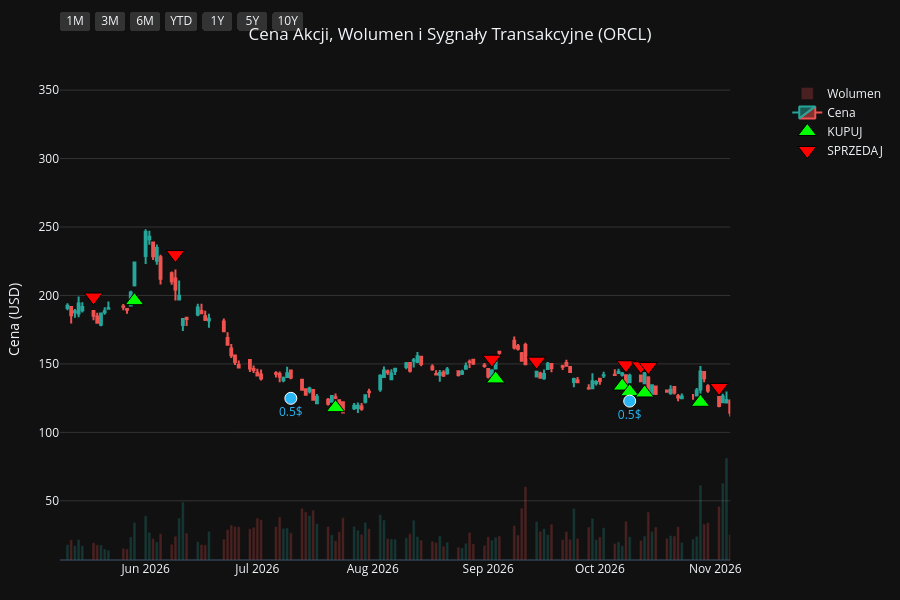
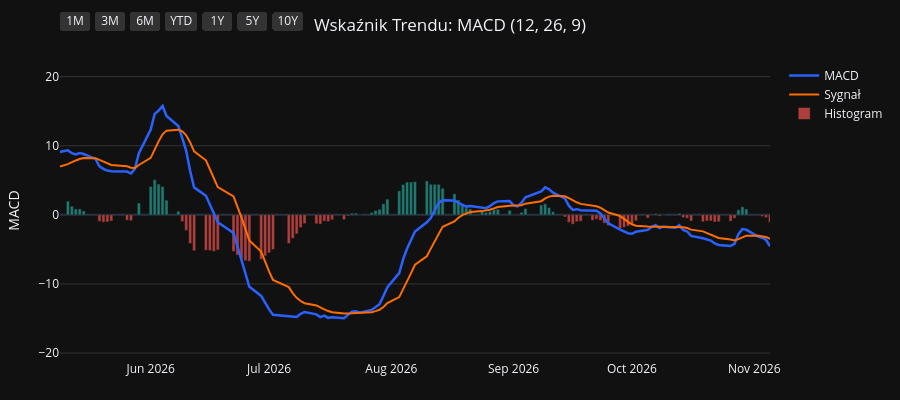
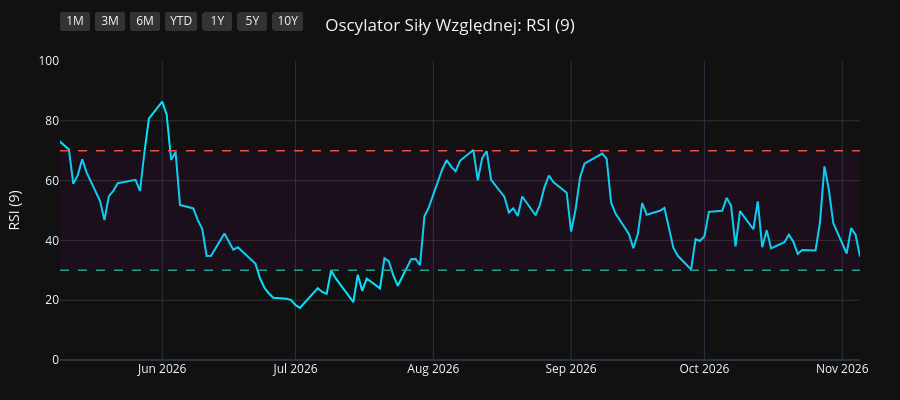
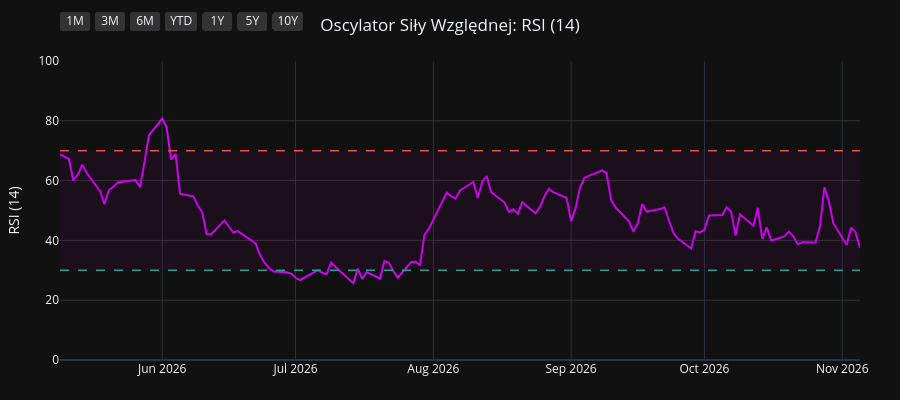

Write notebook code for charts like these, in order.
### Code cell
import os
import yfinance as yf
import pandas as pd
import pandas_ta as ta
import plotly.graph_objects as go
from plotly.subplots import make_subplots

# 1. Pobranie i przygotowanie danych
symbol = os.environ.get("STOCK_TICKER", "").strip().upper()
if not symbol:
    raise RuntimeError("Set STOCK_TICKER before running price_extractor.ipynb")
df = yf.Ticker(symbol).history(period="10y")
df.index = df.index.tz_localize(None)

# Wskaźniki i sygnały
df.ta.macd(fast=12, slow=26, signal=9, append=True)
df.ta.rsi(length=9, append=True)
df.ta.rsi(length=14, append=True)
df.ta.rsi(length=21, append=True)
df.dropna(inplace=True)

macd = df['MACD_12_26_9']
signal = df['MACDs_12_26_9']
wczorajszy_macd = macd.shift(1)
wczorajszy_signal = signal.shift(1)

df['Decyzja'] = 'BRAK'
df.loc[(macd > signal) & (wczorajszy_macd <= wczorajszy_signal), 'Decyzja'] = 'KUPUJ'
df.loc[(macd < signal) & (wczorajszy_macd >= wczorajszy_signal), 'Decyzja'] = 'SPRZEDAJ'

df_kupuj = df[df['Decyzja'] == 'KUPUJ']
df_sprzedaj = df[df['Decyzja'] == 'SPRZEDAJ']
df_dywidendy = df[df['Dividends'] > 0]
df_splity = df[df['Stock Splits'] > 0]

# Wspólna konfiguracja osi X
konfiguracja_osi_x = dict(
    type="date",
    showspikes=True, spikemode="across", spikesnap="cursor", spikedash="dot", spikecolor="#ffffff", spikethickness=1, hoverformat="%Y-%m-%d",
    rangeselector=dict(
        buttons=list([
            dict(count=1, label="1M", step="month", stepmode="backward"),
            dict(count=3, label="3M", step="month", stepmode="backward"),
            dict(count=6, label="6M", step="month", stepmode="backward"),
            dict(count=1, label="YTD", step="year", stepmode="todate"),
            dict(count=1, label="1Y", step="year", stepmode="backward"),
            dict(count=5, label="5Y", step="year", stepmode="backward"),
            dict(step="all", label="10Y")
        ]),
        bgcolor="#333333", activecolor="#2962ff", x=0, y=1.1
    )
)

# ==========================================
# WYKRES 1: CENA + WOLUMEN + SYGNAŁY
# ==========================================
fig1 = make_subplots(specs=[[{"secondary_y": True}]])

kolory_wolumenu = ['#26a69a' if row['Close'] >= row['Open'] else '#ef5350' for index, row in df.iterrows()]
fig1.add_trace(go.Bar(x=df.index, y=df['Volume'], marker_color=kolory_wolumenu, opacity=0.25, name='Wolumen'), secondary_y=True)
fig1.add_trace(go.Candlestick(x=df.index, open=df['Open'], high=df['High'], low=df['Low'], close=df['Close'], name='Cena', increasing_line_color='#26a69a', decreasing_line_color='#ef5350'), secondary_y=False)
fig1.add_trace(go.Scatter(x=df_kupuj.index, y=df_kupuj['Low'] * 0.95, customdata=df_kupuj[['Low', 'High']], mode='markers', marker=dict(symbol='triangle-up', size=16, color='#00ff00', line=dict(width=1, color='black')), name='KUPUJ', hovertemplate='KUPUJ<br>Najniższa: %{customdata[0]:.2f}<br>Najwyższa: %{customdata[1]:.2f}<extra></extra>'), secondary_y=False)
fig1.add_trace(go.Scatter(x=df_sprzedaj.index, y=df_sprzedaj['High'] * 1.05, customdata=df_sprzedaj[['Low', 'High']], mode='markers', marker=dict(symbol='triangle-down', size=16, color='#ff0000', line=dict(width=1, color='black')), name='SPRZEDAJ', hovertemplate='SPRZEDAJ<br>Najniższa: %{customdata[0]:.2f}<br>Najwyższa: %{customdata[1]:.2f}<extra></extra>'), secondary_y=False)

if not df_dywidendy.empty:
    fig1.add_trace(go.Scatter(x=df_dywidendy.index, y=df_dywidendy['Low'] * 0.90, mode='markers+text', marker=dict(symbol='circle', size=12, color='#29b6f6', line=dict(width=1, color='white')), text=df_dywidendy['Dividends'].apply(lambda x: f"{x}$"), textposition="bottom center", name='Dywidenda', showlegend=False, hovertemplate='Dywidenda: %{text}<extra></extra>', textfont=dict(color="#29b6f6")), secondary_y=False)
if not df_splity.empty:
                    fig1.add_trace(go.Scatter(x=df_splity.index, y=df_splity['High'], mode='markers+text', marker=dict(symbol='star', size=16, color='#ffee58', line=dict(width=1, color='black')), text=df_splity['Stock Splits'].apply(lambda x: f"{x:g}:1" if x >= 1 else f"1:{1 / x:g}"), textposition="top center", name='Split', hovertemplate='%{text}<extra></extra>', textfont=dict(color="#ffee58")), secondary_y=False)

fig1.update_layout(title=dict(text=f"Cena Akcji, Wolumen i Sygnały Transakcyjne ({symbol})", x=0.5, xanchor='center'), dragmode='pan', xaxis_rangeslider_visible=False, template='plotly_dark', height=600, hovermode='x unified', margin=dict(l=60, r=40, t=60, b=40))
fig1.update_xaxes(**konfiguracja_osi_x)
fig1.update_xaxes(range=[df.index.max() - pd.Timedelta(days=180), df.index.max()])
fig1.update_yaxes(title_text="Cena (USD)", secondary_y=False, gridcolor='#333333')
fig1.update_yaxes(range=[0, df['Volume'].max() * 4], showgrid=False, showticklabels=False, secondary_y=True)
fig1.show(config={'scrollZoom': True})

# ==========================================
# WYKRES 2: WSKAŹNIK MACD
# ==========================================
fig2 = go.Figure()
fig2.add_trace(go.Scatter(x=df.index, y=df['MACD_12_26_9'], line=dict(color='#2962ff', width=2.5), name='MACD'))
fig2.add_trace(go.Scatter(x=df.index, y=df['MACDs_12_26_9'], line=dict(color='#ff6d00', width=2), name='Sygnał'))
kolory_macd = ['#26a69a' if val >= 0 else '#ef5350' for val in df['MACDh_12_26_9']]
fig2.add_trace(go.Bar(x=df.index, y=df['MACDh_12_26_9'], marker_color=kolory_macd, name='Histogram', opacity=0.7))
fig2.update_layout(title=dict(text="Wskaźnik Trendu: MACD (12, 26, 9)", x=0.5, xanchor='center'), dragmode='pan', xaxis_rangeslider_visible=False, template='plotly_dark', height=400, hovermode='x unified', margin=dict(l=60, r=40, t=60, b=40))
fig2.update_xaxes(**konfiguracja_osi_x)
fig2.update_xaxes(range=[df.index.max() - pd.Timedelta(days=180), df.index.max()])
fig2.update_yaxes(title_text="MACD", gridcolor='#333333')
fig2.show(config={'scrollZoom': True})

# ==========================================
# WYKRES 3: OSCYLATOR RSI (9)
# ==========================================
fig3 = go.Figure()
fig3.add_trace(go.Scatter(x=df.index, y=df['RSI_9'], line=dict(color='#00e5ff', width=2), name='RSI (9)'))
fig3.add_hline(y=70, line_dash="dash", line_color="#ef5350", line_width=1.5)
fig3.add_hline(y=30, line_dash="dash", line_color="#26a69a", line_width=1.5)
fig3.add_hrect(y0=30, y1=70, line_width=0, fillcolor="purple", opacity=0.1)
fig3.update_layout(title=dict(text="Oscylator Siły Względnej: RSI (9)", x=0.5, xanchor='center'), dragmode='pan', xaxis_rangeslider_visible=False, template='plotly_dark', height=400, hovermode='x unified', margin=dict(l=60, r=40, t=60, b=40))
fig3.update_xaxes(**konfiguracja_osi_x)
fig3.update_xaxes(range=[df.index.max() - pd.Timedelta(days=180), df.index.max()])
fig3.update_yaxes(title_text="RSI (9)", range=[0, 100], gridcolor='#333333')
fig3.show(config={'scrollZoom': True})

# ==========================================
# WYKRES 4: OSCYLATOR RSI (14)
# ==========================================
fig4 = go.Figure()
fig4.add_trace(go.Scatter(x=df.index, y=df['RSI_14'], line=dict(color='#d500f9', width=2), name='RSI (14)'))
fig4.add_hline(y=70, line_dash="dash", line_color="#ef5350", line_width=1.5)
fig4.add_hline(y=30, line_dash="dash", line_color="#26a69a", line_width=1.5)
fig4.add_hrect(y0=30, y1=70, line_width=0, fillcolor="purple", opacity=0.1)
fig4.update_layout(title=dict(text="Oscylator Siły Względnej: RSI (14)", x=0.5, xanchor='center'), dragmode='pan', xaxis_rangeslider_visible=False, template='plotly_dark', height=400, hovermode='x unified', margin=dict(l=60, r=40, t=60, b=40))
fig4.update_xaxes(**konfiguracja_osi_x)
fig4.update_xaxes(range=[df.index.max() - pd.Timedelta(days=180), df.index.max()])
fig4.update_yaxes(title_text="RSI (14)", range=[0, 100], gridcolor='#333333')
fig4.show(config={'scrollZoom': True})

# ==========================================
# WYKRES 5: OSCYLATOR RSI (21)
# ==========================================
fig5 = go.Figure()
fig5.add_trace(go.Scatter(x=df.index, y=df['RSI_21'], line=dict(color='#64dd17', width=2), name='RSI (21)'))
fig5.add_hline(y=70, line_dash="dash", line_color="#ef5350", line_width=1.5)
fig5.add_hline(y=30, line_dash="dash", line_color="#26a69a", line_width=1.5)
fig5.add_hrect(y0=30, y1=70, line_width=0, fillcolor="purple", opacity=0.1)
fig5.update_layout(title=dict(text="Oscylator Siły Względnej: RSI (21)", x=0.5, xanchor='center'), dragmode='pan', xaxis_rangeslider_visible=False, template='plotly_dark', height=400, hovermode='x unified', margin=dict(l=60, r=40, t=60, b=40))
fig5.update_xaxes(**konfiguracja_osi_x)
fig5.update_xaxes(range=[df.index.max() - pd.Timedelta(days=180), df.index.max()])
fig5.update_yaxes(title_text="RSI (21)", range=[0, 100], gridcolor='#333333')
fig5.show(config={'scrollZoom': True})

### Figure 1 — Plotly figure (JSON) as saved in the notebook; plotly's stock layout.template omitted (floating-point values rounded to 4 significant figures; data arrays with more than 128 entries replaced by an {"elided": "..."} marker saying what was removed)
{"data": [{"marker": {"color": {"elided": "2480 str values"}}, "name": "Wolumen", "opacity": 0.25, "type": "bar", "x": {"elided": "2480 str values"}, "xaxis": "x", "y": {"elided": "2480 int values"}, "yaxis": "y2"}, {"close": {"elided": "2480 float values"}, "decreasing": {"line": {"color": "#ef5350"}}, "high": {"elided": "2480 float values"}, "increasing": {"line": {"color": "#26a69a"}}, "low": {"elided": "2480 float values"}, "name": "Cena", "open": {"elided": "2480 float values"}, "type": "candlestick", "x": {"elided": "2480 str values"}, "xaxis": "x", "yaxis": "y"}, {"customdata": {"elided": "88x2 float values"}, "hovertemplate": "KUPUJ<br>Najniższa: %{customdata[0]:.2f}<br>Najwyższa: %{customdata[1]:.2f}<extra></extra>", "marker": {"color": "#00ff00", "line": {"color": "black", "width": 1}, "size": 16, "symbol": "triangle-up"}, "mode": "markers", "name": "KUPUJ", "type": "scatter", "x": ["2017-01-11T00:00:00", "2017-03-16T00:00:00", "2017-05-01T00:00:00", "2017-05-30T00:00:00", "2017-06-20T00:00:00", "2017-08-28T00:00:00", "2017-10-05T00:00:00", "2017-12-01T00:00:00", "2017-12-08T00:00:00", "2018-01-05T00:00:00", "2018-02-16T00:00:00", "2018-04-11T00:00:00", "2018-07-05T00:00:00", "2018-08-24T00:00:00", "2018-09-12T00:00:00", "2018-10-30T00:00:00", "2019-01-03T00:00:00", "2019-02-22T00:00:00", "2019-03-19T00:00:00", "2019-04-01T00:00:00", "2019-04-15T00:00:00", "2019-06-07T00:00:00", "2019-09-03T00:00:00", "2019-11-05T00:00:00", "2019-12-12T00:00:00", "2020-01-03T00:00:00", "2020-02-05T00:00:00", "2020-03-20T00:00:00", "2020-03-24T00:00:00", "2020-04-29T00:00:00", "2020-05-29T00:00:00", "2020-06-05T00:00:00", "2020-06-22T00:00:00", "2020-08-19T00:00:00", "2020-09-14T00:00:00", "2020-10-09T00:00:00", "2020-11-13T00:00:00", "2020-11-24T00:00:00", "2021-02-04T00:00:00", "2021-02-22T00:00:00", "2021-03-29T00:00:00", "2021-05-06T00:00:00", "2021-06-04T00:00:00", "2021-07-02T00:00:00", "2021-09-24T00:00:00", "2021-12-10T00:00:00", "2022-01-12T00:00:00", "2022-02-02T00:00:00", "2022-03-01T00:00:00", "2022-05-25T00:00:00", "2022-06-24T00:00:00", "2022-08-12T00:00:00", "2022-10-05T00:00:00", "2022-11-30T00:00:00", "2023-01-03T00:00:00", "2023-03-06T00:00:00", "2023-03-22T00:00:00", "2023-05-11T00:00:00", "2023-05-25T00:00:00", "2023-08-21T00:00:00", "2023-08-25T00:00:00", "2023-10-06T00:00:00", "2023-11-01T00:00:00", "2024-01-09T00:00:00", "2024-03-07T00:00:00", "2024-05-06T00:00:00", "2024-06-07T00:00:00", "2024-08-15T00:00:00", "2024-11-07T00:00:00", "2025-01-21T00:00:00", "2025-03-21T00:00:00", "2025-04-14T00:00:00", "2025-04-23T00:00:00", "2025-09-10T00:00:00", "2025-10-16T00:00:00", "2025-12-03T00:00:00", "2025-12-22T00:00:00", "2026-02-12T00:00:00", "2026-04-08T00:00:00", "2026-04-13T00:00:00", "2026-05-05T00:00:00", "2026-05-29T00:00:00", "2026-07-22T00:00:00", "2026-09-03T00:00:00", "2026-10-07T00:00:00", "2026-10-09T00:00:00", "2026-10-13T00:00:00", "2026-10-28T00:00:00"], "xaxis": "x", "y": [31.75, 37.51, 37.02, 37.22, 37.63, 40.62, 40.17, 40.66, 40.49, 40.15, 42.15, 37.86, 37.71, 41.21, 40.91, 39.64, 37.52, 44.28, 45.59, 45.68, 46.27, 44.97, 44.1, 47.7, 47.91, 45.5, 47.11, 38.42, 39.1, 46.56, 45.95, 45.74, 46.73, 48.3, 51.69, 53.22, 49.45, 49.28, 54.64, 54.67, 61.59, 69.25, 71.73, 69.95, 78.69, 88.88, 78.13, 72.04, 67.39, 61.53, 60.81, 69.79, 58.4, 72.26, 74.3, 80.83, 79.28, 87.71, 89.93, 105.2, 103.0, 98.29, 95.19, 94.72, 103.4, 107.3, 113.8, 125.7, 167.6, 151.4, 139.7, 124.1, 122.3, 292.1, 284.1, 186.9, 180.8, 143.3, 134.3, 131.8, 168.8, 196.2, 118.0, 139.1, 133.8, 129.7, 128.8, 122.0], "yaxis": "y"}, {"customdata": {"elided": "88x2 float values"}, "hovertemplate": "SPRZEDAJ<br>Najniższa: %{customdata[0]:.2f}<br>Najwyższa: %{customdata[1]:.2f}<extra></extra>", "marker": {"color": "#ff0000", "line": {"color": "black", "width": 1}, "size": 16, "symbol": "triangle-down"}, "mode": "markers", "name": "SPRZEDAJ", "type": "scatter", "x": ["2017-03-07T00:00:00", "2017-03-28T00:00:00", "2017-05-12T00:00:00", "2017-06-09T00:00:00", "2017-07-07T00:00:00", "2017-09-18T00:00:00", "2017-11-09T00:00:00", "2017-12-04T00:00:00", "2017-12-18T00:00:00", "2018-02-02T00:00:00", "2018-03-20T00:00:00", "2018-06-14T00:00:00", "2018-07-31T00:00:00", "2018-08-30T00:00:00", "2018-10-03T00:00:00", "2018-11-20T00:00:00", "2019-02-20T00:00:00", "2019-02-27T00:00:00", "2019-03-20T00:00:00", "2019-04-04T00:00:00", "2019-05-01T00:00:00", "2019-07-17T00:00:00", "2019-10-22T00:00:00", "2019-11-21T00:00:00", "2019-12-13T00:00:00", "2020-01-27T00:00:00", "2020-02-24T00:00:00", "2020-03-23T00:00:00", "2020-04-28T00:00:00", "2020-04-30T00:00:00", "2020-06-04T00:00:00", "2020-06-11T00:00:00", "2020-07-17T00:00:00", "2020-09-08T00:00:00", "2020-09-28T00:00:00", "2020-10-15T00:00:00", "2020-11-20T00:00:00", "2021-01-04T00:00:00", "2021-02-17T00:00:00", "2021-03-16T00:00:00", "2021-04-22T00:00:00", "2021-05-11T00:00:00", "2021-06-15T00:00:00", "2021-07-28T00:00:00", "2021-10-28T00:00:00", "2021-12-21T00:00:00", "2022-01-18T00:00:00", "2022-02-17T00:00:00", "2022-04-08T00:00:00", "2022-06-10T00:00:00", "2022-08-11T00:00:00", "2022-08-19T00:00:00", "2022-11-29T00:00:00", "2022-12-05T00:00:00", "2023-01-30T00:00:00", "2023-03-09T00:00:00", "2023-04-21T00:00:00", "2023-05-24T00:00:00", "2023-06-26T00:00:00", "2023-08-24T00:00:00", "2023-09-12T00:00:00", "2023-10-20T00:00:00", "2023-12-04T00:00:00", "2024-02-13T00:00:00", "2024-03-28T00:00:00", "2024-05-30T00:00:00", "2024-07-09T00:00:00", "2024-10-01T00:00:00", "2024-11-26T00:00:00", "2025-02-21T00:00:00", "2025-03-28T00:00:00", "2025-04-21T00:00:00", "2025-07-11T00:00:00", "2025-09-26T00:00:00", "2025-10-17T00:00:00", "2025-12-16T00:00:00", "2026-01-21T00:00:00", "2026-03-25T00:00:00", "2026-04-09T00:00:00", "2026-04-29T00:00:00", "2026-05-18T00:00:00", "2026-06-09T00:00:00", "2026-09-02T00:00:00", "2026-09-14T00:00:00", "2026-10-08T00:00:00", "2026-10-12T00:00:00", "2026-10-14T00:00:00", "2026-11-02T00:00:00"], "xaxis": "x", "y": [38.82, 40.89, 41.18, 41.65, 45.09, 44.91, 46.15, 45.79, 44.9, 47.43, 44.06, 43.56, 44.72, 45.47, 46.6, 45.82, 48.95, 49.35, 50.8, 50.77, 52.19, 55.74, 52.64, 53.75, 52.62, 51.06, 51.07, 44.35, 51.9, 51.38, 51.46, 51.34, 54.02, 53.7, 58.27, 58.7, 54.55, 62.53, 60.29, 66.04, 74.52, 77.85, 80.39, 86.01, 95.88, 90.13, 85.66, 77.79, 80.92, 67.46, 77.47, 78.6, 81.37, 82.29, 88.81, 89.83, 95.91, 99.5, 120.2, 120.9, 114.4, 108.5, 118.3, 116.2, 128.4, 124.0, 148.7, 174.5, 197.4, 181.9, 149.8, 131.3, 242.0, 304.1, 315.3, 196.7, 187.6, 155.7, 148.9, 171.8, 198.9, 229.9, 153.5, 152.0, 149.4, 148.6, 148.1, 132.8], "yaxis": "y"}, {"hovertemplate": "Dywidenda: %{text}<extra></extra>", "marker": {"color": "#29b6f6", "line": {"color": "white", "width": 1}, "size": 12, "symbol": "circle"}, "mode": "markers+text", "name": "Dywidenda", "showlegend": false, "text": ["0.15$", "0.19$", "0.19$", "0.19$", "0.19$", "0.19$", "0.19$", "0.19$", "0.19$", "0.24$", "0.24$", "0.24$", "0.24$", "0.24$", "0.24$", "0.24$", "0.24$", "0.32$", "0.32$", "0.32$", "0.32$", "0.32$", "0.32$", "0.32$", "0.32$", "0.4$", "0.4$", "0.4$", "0.4$", "0.4$", "0.4$", "0.4$", "0.4$", "0.5$", "0.5$", "0.5$", "0.5$", "0.5$", "0.5$", "0.5$"], "textfont": {"color": "#29b6f6"}, "textposition": "bottom center", "type": "scatter", "x": ["2017-01-03T00:00:00", "2017-04-10T00:00:00", "2017-07-17T00:00:00", "2017-10-10T00:00:00", "2018-01-09T00:00:00", "2018-04-16T00:00:00", "2018-07-16T00:00:00", "2018-10-15T00:00:00", "2019-01-15T00:00:00", "2019-04-10T00:00:00", "2019-07-16T00:00:00", "2019-10-09T00:00:00", "2020-01-08T00:00:00", "2020-04-08T00:00:00", "2020-07-14T00:00:00", "2020-10-07T00:00:00", "2021-01-06T00:00:00", "2021-04-07T00:00:00", "2021-07-14T00:00:00", "2021-10-08T00:00:00", "2022-01-06T00:00:00", "2022-04-07T00:00:00", "2022-07-11T00:00:00", "2022-10-11T00:00:00", "2023-01-09T00:00:00", "2023-04-10T00:00:00", "2023-07-11T00:00:00", "2023-10-11T00:00:00", "2024-01-10T00:00:00", "2024-04-09T00:00:00", "2024-07-11T00:00:00", "2024-10-10T00:00:00", "2025-01-10T00:00:00", "2025-04-10T00:00:00", "2025-07-10T00:00:00", "2025-10-09T00:00:00", "2026-01-09T00:00:00", "2026-04-09T00:00:00", "2026-07-10T00:00:00", "2026-10-09T00:00:00"], "xaxis": "x", "y": [29.81, 34.36, 39.42, 37.81, 38.69, 36.21, 38.23, 37.52, 38.1, 43.27, 47.48, 44.01, 43.91, 41.8, 46.6, 49.41, 51.48, 61.34, 72.64, 77.48, 72.23, 68.47, 60.36, 52.76, 74.01, 80.69, 98.18, 94.55, 89.58, 106.1, 124.3, 153.2, 135.7, 114.4, 207.0, 255.1, 168.1, 121.5, 124.9, 122.8], "yaxis": "y"}], "layout": {"dragmode": "pan", "height": 600, "hovermode": "x unified", "margin": {"b": 40, "l": 60, "r": 40, "t": 60}, "title": {"text": "Cena Akcji, Wolumen i Sygnały Transakcyjne (ORCL)", "x": 0.5, "xanchor": "center"}, "xaxis": {"anchor": "y", "domain": [0.0, 0.94], "hoverformat": "%Y-%m-%d", "range": ["2026-05-09T00:00:00", "2026-11-05T00:00:00"], "rangeselector": {"activecolor": "#2962ff", "bgcolor": "#333333", "buttons": [{"count": 1, "label": "1M", "step": "month", "stepmode": "backward"}, {"count": 3, "label": "3M", "step": "month", "stepmode": "backward"}, {"count": 6, "label": "6M", "step": "month", "stepmode": "backward"}, {"count": 1, "label": "YTD", "step": "year", "stepmode": "todate"}, {"count": 1, "label": "1Y", "step": "year", "stepmode": "backward"}, {"count": 5, "label": "5Y", "step": "year", "stepmode": "backward"}, {"label": "10Y", "step": "all"}], "x": 0, "y": 1.1}, "rangeslider": {"visible": false}, "showspikes": true, "spikecolor": "#ffffff", "spikedash": "dot", "spikemode": "across", "spikesnap": "cursor", "spikethickness": 1, "type": "date"}, "yaxis": {"anchor": "x", "domain": [0.0, 1.0], "gridcolor": "#333333", "title": {"text": "Cena (USD)"}}, "yaxis2": {"anchor": "x", "overlaying": "y", "range": [0, 526472400], "showgrid": false, "showticklabels": false, "side": "right"}}}

### Figure 2 — Plotly figure (JSON) as saved in the notebook; plotly's stock layout.template omitted (floating-point values rounded to 4 significant figures; data arrays with more than 128 entries replaced by an {"elided": "..."} marker saying what was removed)
{"data": [{"line": {"color": "#2962ff", "width": 2.5}, "name": "MACD", "type": "scatter", "x": {"elided": "2480 str values"}, "y": {"elided": "2480 float values"}}, {"line": {"color": "#ff6d00", "width": 2}, "name": "Sygnał", "type": "scatter", "x": {"elided": "2480 str values"}, "y": {"elided": "2480 float values"}}, {"marker": {"color": {"elided": "2480 str values"}}, "name": "Histogram", "opacity": 0.7, "type": "bar", "x": {"elided": "2480 str values"}, "y": {"elided": "2480 float values"}}], "layout": {"dragmode": "pan", "height": 400, "hovermode": "x unified", "margin": {"b": 40, "l": 60, "r": 40, "t": 60}, "title": {"text": "Wskaźnik Trendu: MACD (12, 26, 9)", "x": 0.5, "xanchor": "center"}, "xaxis": {"hoverformat": "%Y-%m-%d", "range": ["2026-05-09T00:00:00", "2026-11-05T00:00:00"], "rangeselector": {"activecolor": "#2962ff", "bgcolor": "#333333", "buttons": [{"count": 1, "label": "1M", "step": "month", "stepmode": "backward"}, {"count": 3, "label": "3M", "step": "month", "stepmode": "backward"}, {"count": 6, "label": "6M", "step": "month", "stepmode": "backward"}, {"count": 1, "label": "YTD", "step": "year", "stepmode": "todate"}, {"count": 1, "label": "1Y", "step": "year", "stepmode": "backward"}, {"count": 5, "label": "5Y", "step": "year", "stepmode": "backward"}, {"label": "10Y", "step": "all"}], "x": 0, "y": 1.1}, "rangeslider": {"visible": false}, "showspikes": true, "spikecolor": "#ffffff", "spikedash": "dot", "spikemode": "across", "spikesnap": "cursor", "spikethickness": 1, "type": "date"}, "yaxis": {"gridcolor": "#333333", "title": {"text": "MACD"}}}}

### Figure 3 — Plotly figure (JSON) as saved in the notebook; plotly's stock layout.template omitted (floating-point values rounded to 4 significant figures; data arrays with more than 128 entries replaced by an {"elided": "..."} marker saying what was removed)
{"data": [{"line": {"color": "#00e5ff", "width": 2}, "name": "RSI (9)", "type": "scatter", "x": {"elided": "2480 str values"}, "y": {"elided": "2480 float values"}}], "layout": {"dragmode": "pan", "height": 400, "hovermode": "x unified", "margin": {"b": 40, "l": 60, "r": 40, "t": 60}, "shapes": [{"line": {"color": "#ef5350", "dash": "dash", "width": 1.5}, "type": "line", "x0": 0, "x1": 1, "xref": "x domain", "y0": 70, "y1": 70, "yref": "y"}, {"line": {"color": "#26a69a", "dash": "dash", "width": 1.5}, "type": "line", "x0": 0, "x1": 1, "xref": "x domain", "y0": 30, "y1": 30, "yref": "y"}, {"fillcolor": "purple", "line": {"width": 0}, "opacity": 0.1, "type": "rect", "x0": 0, "x1": 1, "xref": "x domain", "y0": 30, "y1": 70, "yref": "y"}], "title": {"text": "Oscylator Siły Względnej: RSI (9)", "x": 0.5, "xanchor": "center"}, "xaxis": {"hoverformat": "%Y-%m-%d", "range": ["2026-05-09T00:00:00", "2026-11-05T00:00:00"], "rangeselector": {"activecolor": "#2962ff", "bgcolor": "#333333", "buttons": [{"count": 1, "label": "1M", "step": "month", "stepmode": "backward"}, {"count": 3, "label": "3M", "step": "month", "stepmode": "backward"}, {"count": 6, "label": "6M", "step": "month", "stepmode": "backward"}, {"count": 1, "label": "YTD", "step": "year", "stepmode": "todate"}, {"count": 1, "label": "1Y", "step": "year", "stepmode": "backward"}, {"count": 5, "label": "5Y", "step": "year", "stepmode": "backward"}, {"label": "10Y", "step": "all"}], "x": 0, "y": 1.1}, "rangeslider": {"visible": false}, "showspikes": true, "spikecolor": "#ffffff", "spikedash": "dot", "spikemode": "across", "spikesnap": "cursor", "spikethickness": 1, "type": "date"}, "yaxis": {"gridcolor": "#333333", "range": [0, 100], "title": {"text": "RSI (9)"}}}}

### Figure 4 — Plotly figure (JSON) as saved in the notebook; plotly's stock layout.template omitted (floating-point values rounded to 4 significant figures; data arrays with more than 128 entries replaced by an {"elided": "..."} marker saying what was removed)
{"data": [{"line": {"color": "#d500f9", "width": 2}, "name": "RSI (14)", "type": "scatter", "x": {"elided": "2480 str values"}, "y": {"elided": "2480 float values"}}], "layout": {"dragmode": "pan", "height": 400, "hovermode": "x unified", "margin": {"b": 40, "l": 60, "r": 40, "t": 60}, "shapes": [{"line": {"color": "#ef5350", "dash": "dash", "width": 1.5}, "type": "line", "x0": 0, "x1": 1, "xref": "x domain", "y0": 70, "y1": 70, "yref": "y"}, {"line": {"color": "#26a69a", "dash": "dash", "width": 1.5}, "type": "line", "x0": 0, "x1": 1, "xref": "x domain", "y0": 30, "y1": 30, "yref": "y"}, {"fillcolor": "purple", "line": {"width": 0}, "opacity": 0.1, "type": "rect", "x0": 0, "x1": 1, "xref": "x domain", "y0": 30, "y1": 70, "yref": "y"}], "title": {"text": "Oscylator Siły Względnej: RSI (14)", "x": 0.5, "xanchor": "center"}, "xaxis": {"hoverformat": "%Y-%m-%d", "range": ["2026-05-09T00:00:00", "2026-11-05T00:00:00"], "rangeselector": {"activecolor": "#2962ff", "bgcolor": "#333333", "buttons": [{"count": 1, "label": "1M", "step": "month", "stepmode": "backward"}, {"count": 3, "label": "3M", "step": "month", "stepmode": "backward"}, {"count": 6, "label": "6M", "step": "month", "stepmode": "backward"}, {"count": 1, "label": "YTD", "step": "year", "stepmode": "todate"}, {"count": 1, "label": "1Y", "step": "year", "stepmode": "backward"}, {"count": 5, "label": "5Y", "step": "year", "stepmode": "backward"}, {"label": "10Y", "step": "all"}], "x": 0, "y": 1.1}, "rangeslider": {"visible": false}, "showspikes": true, "spikecolor": "#ffffff", "spikedash": "dot", "spikemode": "across", "spikesnap": "cursor", "spikethickness": 1, "type": "date"}, "yaxis": {"gridcolor": "#333333", "range": [0, 100], "title": {"text": "RSI (14)"}}}}
